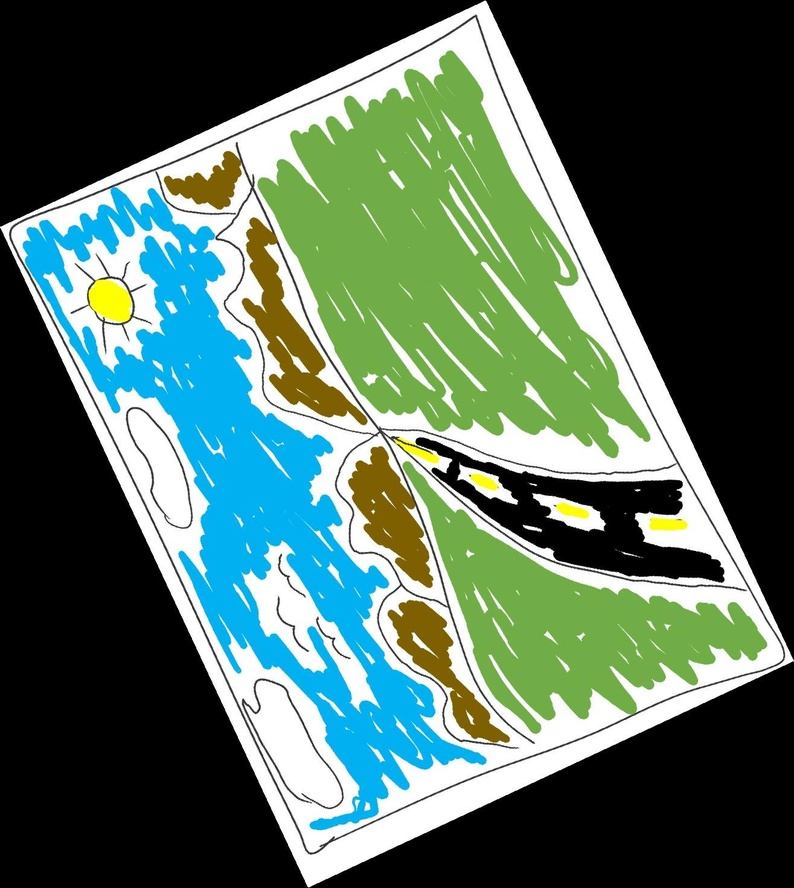
%> input picture MATLAB/HW12/myPictureRotated.jpg, 794 x 888 px, shrunk from 1315 x 1470 before the run
$ octave --eval "result = askew('../myPictureRotated.jpg');"   (GNU Octave 9; MATLAB toolbox functions it lacks are replaced by stand-ins)
%> lines starting %> are read from the running program, lines starting %| are printed output that depends on the picture
function [deg, minHeight] = askew(filename)
%> called with filename = '../myPictureRotated.jpg'

    in_id = imread(filename);
%> in_id is the input picture: size 888x794x3 uint8; mean R, G, B 83, 107.3, 93.5
    minHeight = length(in_id);
%> minHeight = 888
    for i= 1:179
        rotated = imrotate(in_id, i);
        mask_red = rotated(:, :, 1) == 255 & rotated(:, :, 2) == 0 & rotated(:, :, 3) == 0;
        [r, ~] = find(mask_red);
        distance = max(r)-min(r) +1;
        if distance<minHeight
            deg = i;
            minHeight = distance;
        end
    end
%> this loop made 179 passes
%> pass 1, in askew, `rotated = imrotate(in_id, i);`:
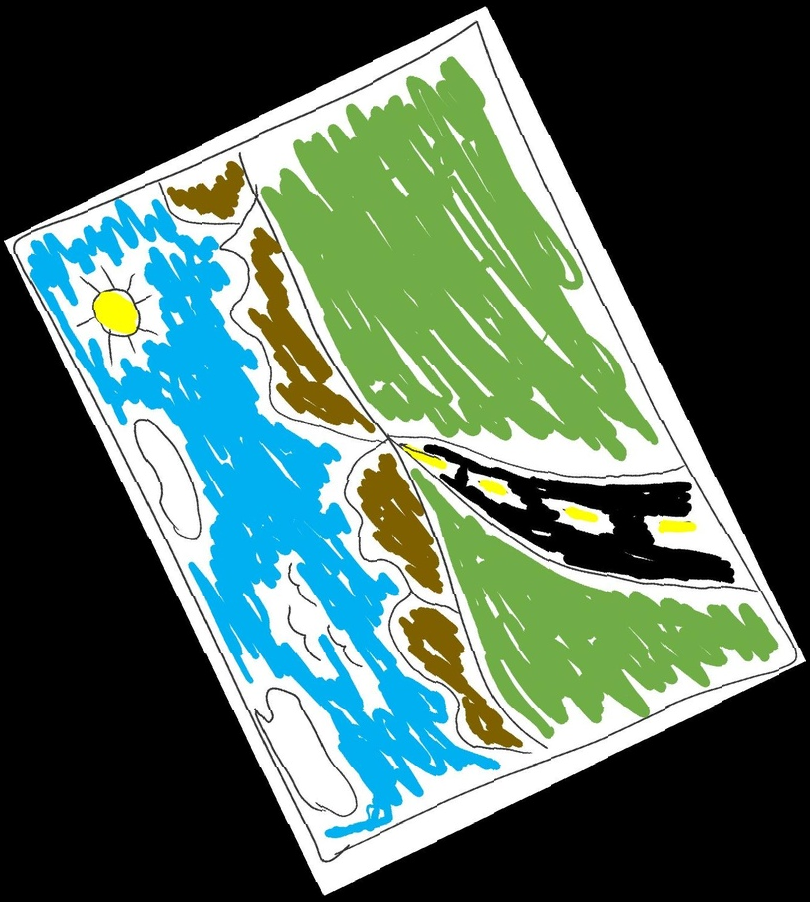
%> rotated: size 902x810x3 uint8; mean R, G, B 80.1, 103.6, 90.2
%> pass 2, in askew, `rotated = imrotate(in_id, i);`:
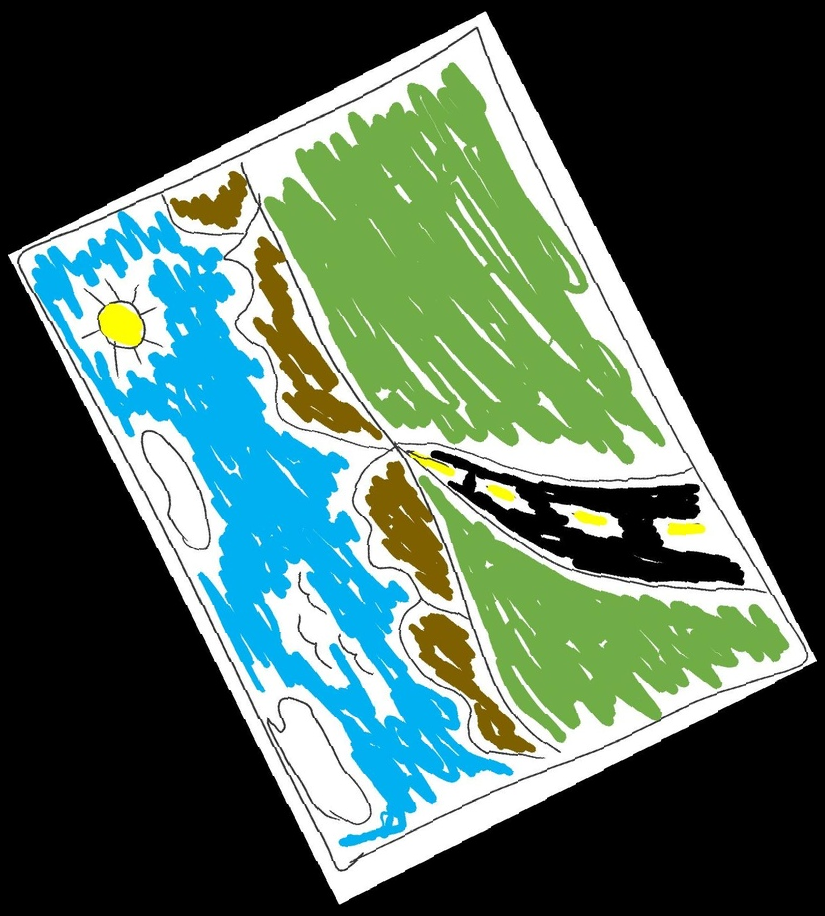
%> rotated: size 916x825x3 uint8; mean R, G, B 77.4, 100.1, 87.3
    close all;
end
%% IN/OUT
% in - filename of image
% out - 1) #degrees rotated. 2)
%% Steps
% use a for i= 1:179 to scan all possible rotations
% do a break if you find the right one
%  how to define the right one?
% the one in which the distance between the max(r),min(c) and min(r),
% max(c) is equal the mininum
% mask the rotated image for red
% imrotate i the matrix
% analyse if the height increase or decrease
% save values if decreased
%> (the run ends here)
